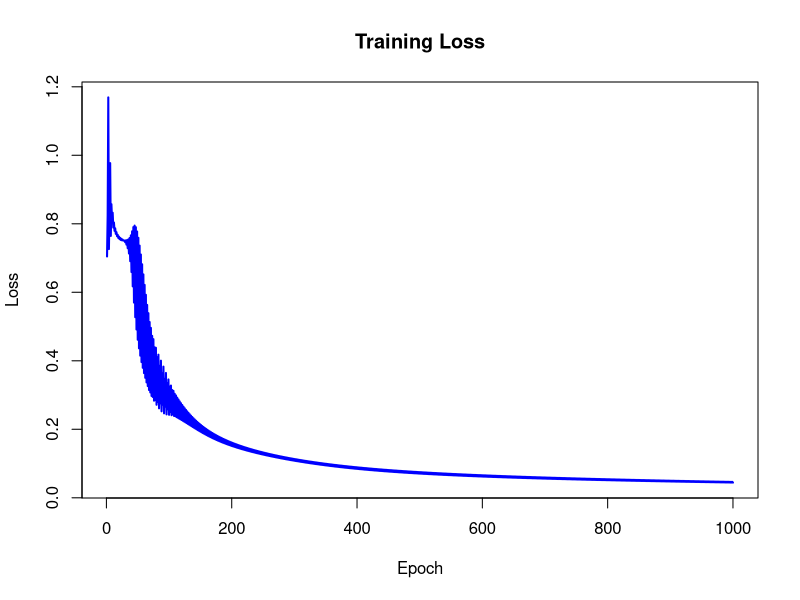
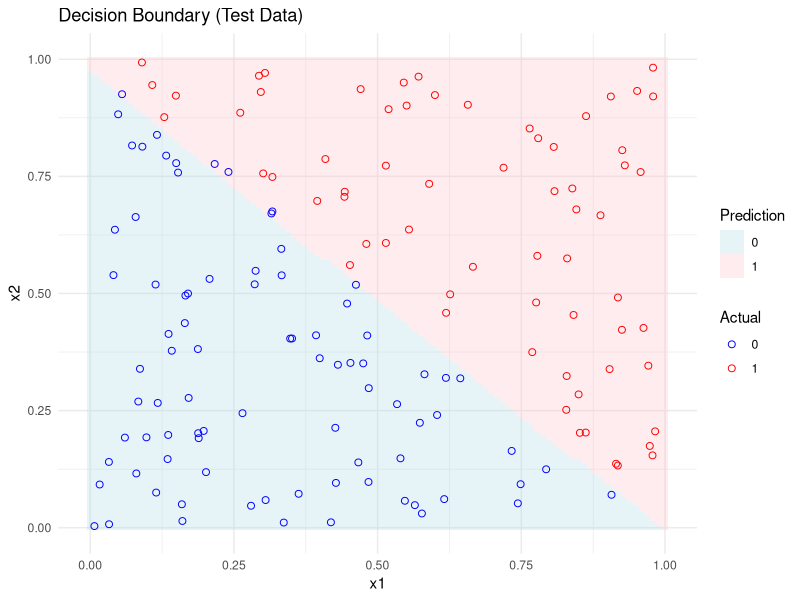

Here is the R script that generated these plots, in order:
# =======================================================
# Neural Network from Scratch in R
# =======================================================
# Created by: Joe Domaleski
# Marketing Data Science example

# Load libraries - only one library is needed, we're building
# the neural network functions by hand
library(ggplot2)  # Used for plotting

# NOTE: If you want to create a new dataset, uncomment this section
# -------------------------------------------------------
# STEP 0: Generate dataset
# -------------------------------------------------------
# This dataset simulates early-stage ad campaign evaluations.
# x1 = budget intensity (scaled 0–1)
# x2 = audience engagement (scaled 0–1)
# y = campaign success, labeled 1 if x1 + x2 > 1, else 0
# This models a simple business rule: high budget + strong engagement = likely success.

#set.seed(42)
#n <- 500
#x1 <- runif(n)
#x2 <- runif(n)
#y <- ifelse(x1 + x2 > 1, 1, 0)
#df <- data.frame(x1 = x1, x2 = x2, y = y)

# Save for future use
# write.csv(df, "simple_nn_data.csv", row.names = FALSE)


# -------------------------------------------------------
# STEP 1: Load dataset
# -------------------------------------------------------
# If you want to create a new dataset, comment the line out below
# and run Step 0 above to create a new dataset. This section
# assumes you have the dataset in a CSV in the local working directory

df <- read.csv("simple_nn_data.csv")


# -------------------------------------------------------
# STEP 2: Split into Train/Test
# -------------------------------------------------------

# Randomly split 70% of the data for training, 30% for testing
set.seed(123)
train_idx <- sample(1:nrow(df), 0.7 * nrow(df))
train_df <- df[train_idx, ]
test_df <- df[-train_idx, ]

# Convert to matrix form for calculations
X_train <- as.matrix(train_df[, c("x1", "x2")])
y_train <- as.matrix(train_df$y)

X_test <- as.matrix(test_df[, c("x1", "x2")])
y_test <- as.matrix(test_df$y)

# -------------------------------------------------------
# STEP 3: Initialize Network
# -------------------------------------------------------

# Number of input features (x1 and x2)
input_nodes <- 2

# Number of neurons in the hidden layer
hidden_nodes <- 4

# Single output node for binary classification
output_nodes <- 1

# Initialize weights (W) and biases (b) for the network
# W1 connects the input layer to the hidden layer (2 x 4)
# b1 is the bias for each hidden node (1 x 4)
# W2 connects the hidden layer to the output layer (4 x 1)
# b2 is the bias for the single output node (1 x 1)
# Weights are initialized with small random values, biases start at zero
set.seed(42)
W1 <- matrix(rnorm(input_nodes * hidden_nodes, mean = 0, sd = 0.1), nrow = input_nodes)
b1 <- matrix(0, nrow = 1, ncol = hidden_nodes)
W2 <- matrix(rnorm(hidden_nodes * output_nodes, mean = 0, sd = 0.1), nrow = hidden_nodes)
b2 <- matrix(0, nrow = 1, ncol = output_nodes)

# -------------------------------------------------------
# STEP 4: Define activation function
# -------------------------------------------------------

# Sigmoid function squashes inputs to the range (0, 1)
sigmoid <- function(x) 1 / (1 + exp(-x))

# Derivative of sigmoid for backpropagation
sigmoid_derivative <- function(x) x * (1 - x)

# -------------------------------------------------------
# STEP 5: Train the network
# -------------------------------------------------------

# Controls how much we adjust weights during each update
learning_rate <- 0.1

# Number of times we loop through the entire training set
epochs <- 1000

# Stores the loss at each epoch for plotting
loss_history <- numeric(epochs)

for (epoch in 1:epochs) {
  # Forward pass: compute activations for each layer
  z1 <- X_train %*% W1 + matrix(rep(b1, nrow(X_train)), nrow = nrow(X_train), byrow = TRUE)
  a1 <- sigmoid(z1)
  z2 <- a1 %*% W2 + matrix(rep(b2, nrow(X_train)), nrow = nrow(X_train), byrow = TRUE)
  a2 <- sigmoid(z2)  # final output
  
  # Compute binary cross-entropy loss to measure prediction error
  # Epsilon is a tiny number to prevent errors from log(0)
  # A lower loss means the network is making better predictions
  epsilon <- 1e-7
  loss <- -mean(y_train * log(a2 + epsilon) + (1 - y_train) * log(1 - a2 + epsilon))
  loss_history[epoch] <- loss
  
  # Backpropagation: compute gradients
  # Gradients show how much each weight contributed to the error
  # We use them to adjust the weights in the right direction
  delta_output <- (y_train - a2) * sigmoid_derivative(a2)
  delta_hidden <- (delta_output %*% t(W2)) * sigmoid_derivative(a1)
  
  # Update weights and biases
  W2 <- W2 + t(a1) %*% delta_output * learning_rate
  b2 <- b2 + colSums(delta_output) * learning_rate
  W1 <- W1 + t(X_train) %*% delta_hidden * learning_rate
  b1 <- b1 + colSums(delta_hidden) * learning_rate
  
  # Print loss every 100 epochs
  if (epoch %% 100 == 0) {
    cat("Epoch:", epoch, "Loss:", round(loss, 4), "\n")
  }
}

# -------------------------------------------------------
# STEP 6: Plot the training loss
# -------------------------------------------------------

# Plot how the loss decreased over time during training
plot(loss_history, type = "l", col = "blue", lwd = 2,
     xlab = "Epoch", ylab = "Loss", main = "Training Loss")

# -------------------------------------------------------
# STEP 7: Evaluate on Training Data
# -------------------------------------------------------

# Run forward pass on training data to get predictions
z1_train <- X_train %*% W1 + matrix(rep(b1, nrow(X_train)), nrow = nrow(X_train), byrow = TRUE)
a1_train <- sigmoid(z1_train)
z2_train <- a1_train %*% W2 + matrix(rep(b2, nrow(X_train)), nrow = nrow(X_train), byrow = TRUE)
a2_train <- sigmoid(z2_train)

# Convert probabilities to class predictions
train_preds <- ifelse(a2_train > 0.5, 1, 0)
train_accuracy <- sum(train_preds == y_train) / length(y_train)
cat("Training Accuracy:", round(train_accuracy, 3), "\n")

# -------------------------------------------------------
# STEP 8: Evaluate on Test Data
# -------------------------------------------------------

# Forward pass on test data
z1_test <- X_test %*% W1 + matrix(rep(b1, nrow(X_test)), nrow = nrow(X_test), byrow = TRUE)
a1_test <- sigmoid(z1_test)
z2_test <- a1_test %*% W2 + matrix(rep(b2, nrow(X_test)), nrow = nrow(X_test), byrow = TRUE)
a2_test <- sigmoid(z2_test)

# Calculate and display test accuracy
test_preds <- ifelse(a2_test > 0.5, 1, 0)
test_accuracy <- sum(test_preds == y_test) / length(y_test)
cat("Test Accuracy:", round(test_accuracy, 3), "\n")

# Display confusion matrix
conf_matrix <- table(Predicted = test_preds, Actual = y_test)
print(conf_matrix)

# -------------------------------------------------------
# STEP 9: Visualize Decision Boundary
# -------------------------------------------------------

# Create a grid of input values over x1/x2 space
grid <- expand.grid(
  x1 = seq(0, 1, length.out = 100),
  x2 = seq(0, 1, length.out = 100)
)

# Forward pass for each grid point
grid_X <- as.matrix(grid)
z1_grid <- grid_X %*% W1 + matrix(rep(b1, nrow(grid_X)), nrow = nrow(grid_X), byrow = TRUE)
a1_grid <- sigmoid(z1_grid)
z2_grid <- a1_grid %*% W2 + matrix(rep(b2, nrow(grid_X)), nrow = nrow(grid_X), byrow = TRUE)
a2_grid <- sigmoid(z2_grid)

# Store predicted class and probability
grid$prob <- as.vector(a2_grid)
grid$pred <- ifelse(grid$prob > 0.5, 1, 0)

# Plot the decision surface and overlay test points
ggplot() +
  geom_tile(data = grid, aes(x = x1, y = x2, fill = factor(pred)), alpha = 0.3) +
  geom_point(data = test_df, aes(x = x1, y = x2, color = factor(y)), shape = 21, size = 2) +
  scale_fill_manual(values = c("lightblue", "pink"), name = "Prediction") +
  scale_color_manual(values = c("blue", "red"), name = "Actual") +
  labs(title = "Decision Boundary (Test Data)", x = "x1", y = "x2") +
  theme_minimal()

# End of script – the neural network has been trained, evaluated, and visualized.